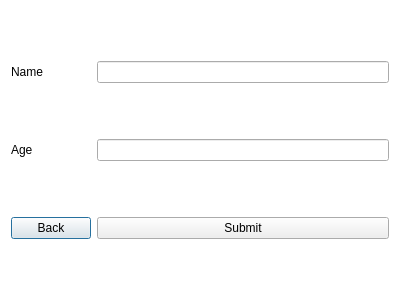
<?xml version="1.0" encoding="UTF-8"?>
<ui version="4.0">
 <class>New_Server</class>
 <widget class="QDialog" name="New_Server">
  <property name="geometry">
   <rect>
    <x>0</x>
    <y>0</y>
    <width>400</width>
    <height>300</height>
   </rect>
  </property>
  <property name="windowTitle">
   <string>Dialog</string>
  </property>
  <property name="styleSheet">
   <string notr="true">#New_Server { 
	background-color: rgb(255, 255, 255);
} 
#New_Server * { 
border-image:url(); 
}</string>
  </property>
  <layout class="QGridLayout" name="gridLayout">
   <item row="0" column="0">
    <widget class="QLabel" name="NameLb">
     <property name="text">
      <string>Name</string>
     </property>
    </widget>
   </item>
   <item row="0" column="1">
    <widget class="QLineEdit" name="NameLe"/>
   </item>
   <item row="1" column="0">
    <widget class="QLabel" name="label">
     <property name="text">
      <string>Age</string>
     </property>
    </widget>
   </item>
   <item row="1" column="1">
    <widget class="QLineEdit" name="AgeLe"/>
   </item>
   <item row="2" column="0">
    <widget class="QPushButton" name="BackBtn">
     <property name="text">
      <string>Back</string>
     </property>
    </widget>
   </item>
   <item row="2" column="1">
    <widget class="QPushButton" name="AfrBtn">
     <property name="text">
      <string>Submit</string>
     </property>
    </widget>
   </item>
  </layout>
 </widget>
 <resources/>
 <connections/>
</ui>
